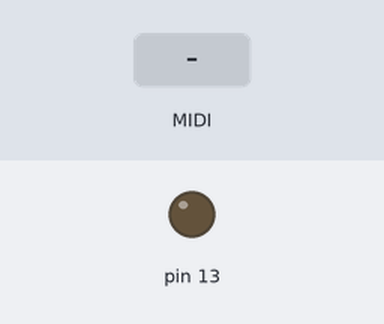
A sketch run on a simulated Arduino Uno, built with avr-gcc and run on an emulated ATmega328P. Parts: output pins drawn as LEDs (lit = HIGH). Inputs (shaded band) come from the test bench. MIDI output is not drawn.

Above: at 1.2 s.
1.3 s: MIDI note 36 received
At 1.45 s:
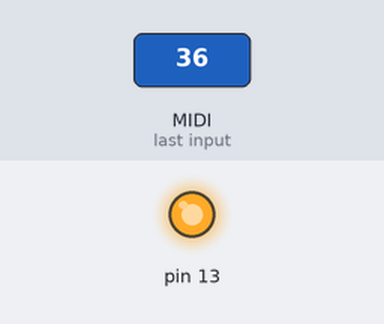
Timing chart, 0 to 4.3 s (numbered marks = the images above; inputs shaded):
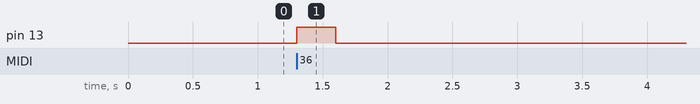

Measured:
- after the input at 1.3 s, pin 13: LOW → HIGH at once, → LOW 0.30 s later

The sketch:

midi_In_test.ino
```cpp
#include <MIDI.h>

MIDI_CREATE_DEFAULT_INSTANCE();

void setup() {
  Serial.begin(31250);

  MIDI.begin(MIDI_CHANNEL_OMNI);
  MIDI.setHandleNoteOn(noteOn);
  MIDI.setHandleNoteOff(noteOff);

  pinMode(13, OUTPUT);

}

void loop() {
  MIDI.read();
}

void noteOn(byte channel, byte pitch, byte velocity) {
  digitalWrite(13,HIGH);
}

void noteOff(byte channel, byte pitch, byte velocity) {
  digitalWrite(13,LOW);
}
```
